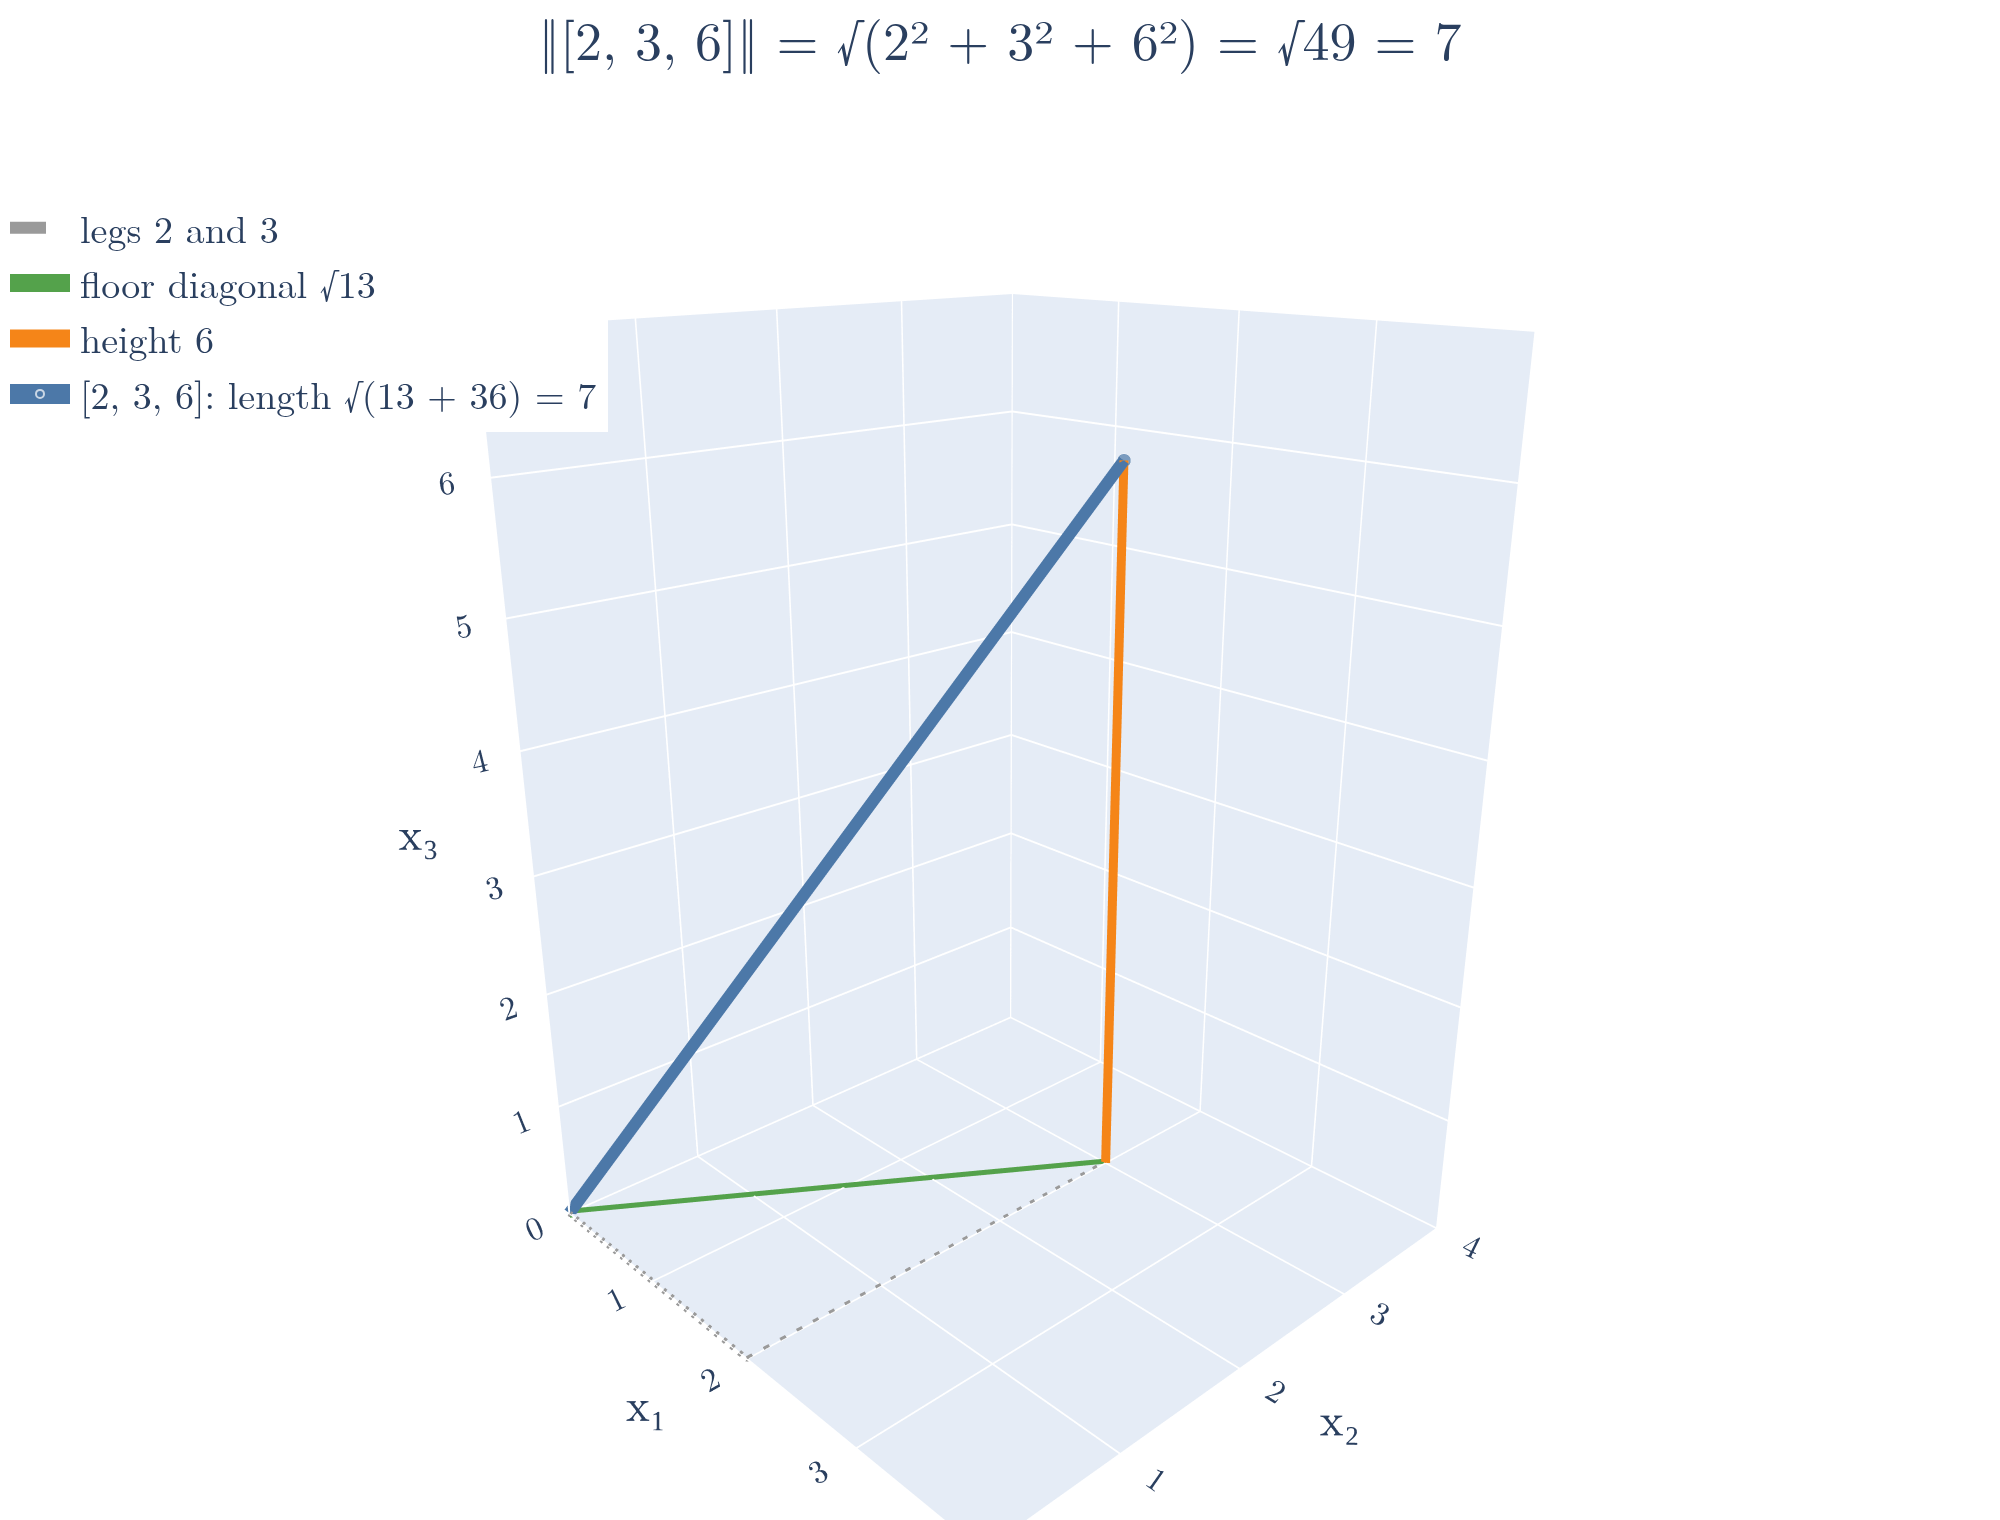

Write the Python code that produced this figure.
"""The length of the 3D vector [2, 3, 6] by Pythagoras twice: the floor diagonal of [2, 3] has length sqrt(13);
that diagonal and the height 6 are the legs of a second right triangle whose hypotenuse is sqrt(13 + 36) = 7."""
from pathlib import Path
import numpy as np
import plotly.graph_objects as go

here = Path(__file__).parent
v = np.array([2, 3, 6])
assert np.linalg.norm(v) == 7 and np.isclose(np.linalg.norm(v[:2]), np.sqrt(13))
fig = go.Figure()
fig.add_scatter3d(x=[0, 2, 2], y=[0, 0, 3], z=[0, 0, 0], mode="lines", line=dict(color="#9a9a9a", width=6, dash="dash"),
                  name="legs 2 and 3")
fig.add_scatter3d(x=[0, 2], y=[0, 3], z=[0, 0], mode="lines", line=dict(color="#54A24B", width=9), name="floor diagonal √13")
fig.add_scatter3d(x=[2, 2], y=[3, 3], z=[0, 6], mode="lines", line=dict(color="#F58518", width=9), name="height 6")
fig.add_scatter3d(x=[0, 2], y=[0, 3], z=[0, 6], mode="lines+markers", line=dict(color="#4C78A8", width=12),
                  marker=dict(size=[0, 8], color="#4C78A8"), name="[2, 3, 6]: length √(13 + 36) = 7")
fig.update_layout(width=1000, height=760, font=dict(family="Latin Modern Roman", size=19),
                  title=dict(text="‖[2, 3, 6]‖ = √(2² + 3² + 6²) = √49 = 7", x=0.5),
                  scene=dict(xaxis=dict(title="x₁", range=[0, 4], dtick=1, tickfont=dict(size=14)),
                             yaxis=dict(title="x₂", range=[0, 4], dtick=1, tickfont=dict(size=14)),
                             zaxis=dict(title="x₃", range=[0, 7], dtick=1, tickfont=dict(size=14)), aspectmode="manual", aspectratio=dict(x=1, y=1, z=1.4),
                             camera=dict(eye=dict(x=1.7, y=-1.6, z=0.9))),
                  legend=dict(x=0.0, y=0.95), margin=dict(l=0, r=0, t=60, b=0))
fig.write_image(here / "length_3d.png", scale=2)
